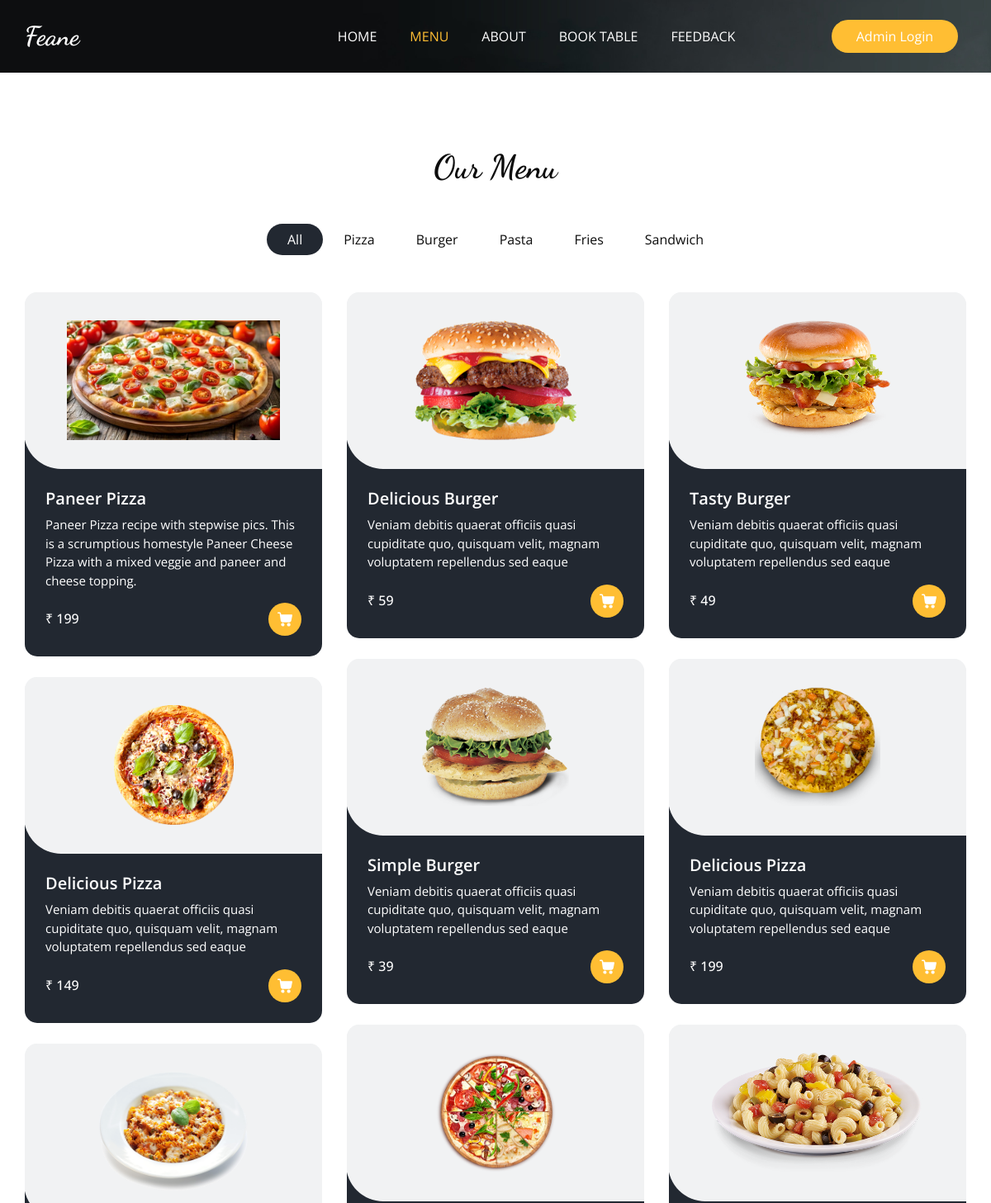
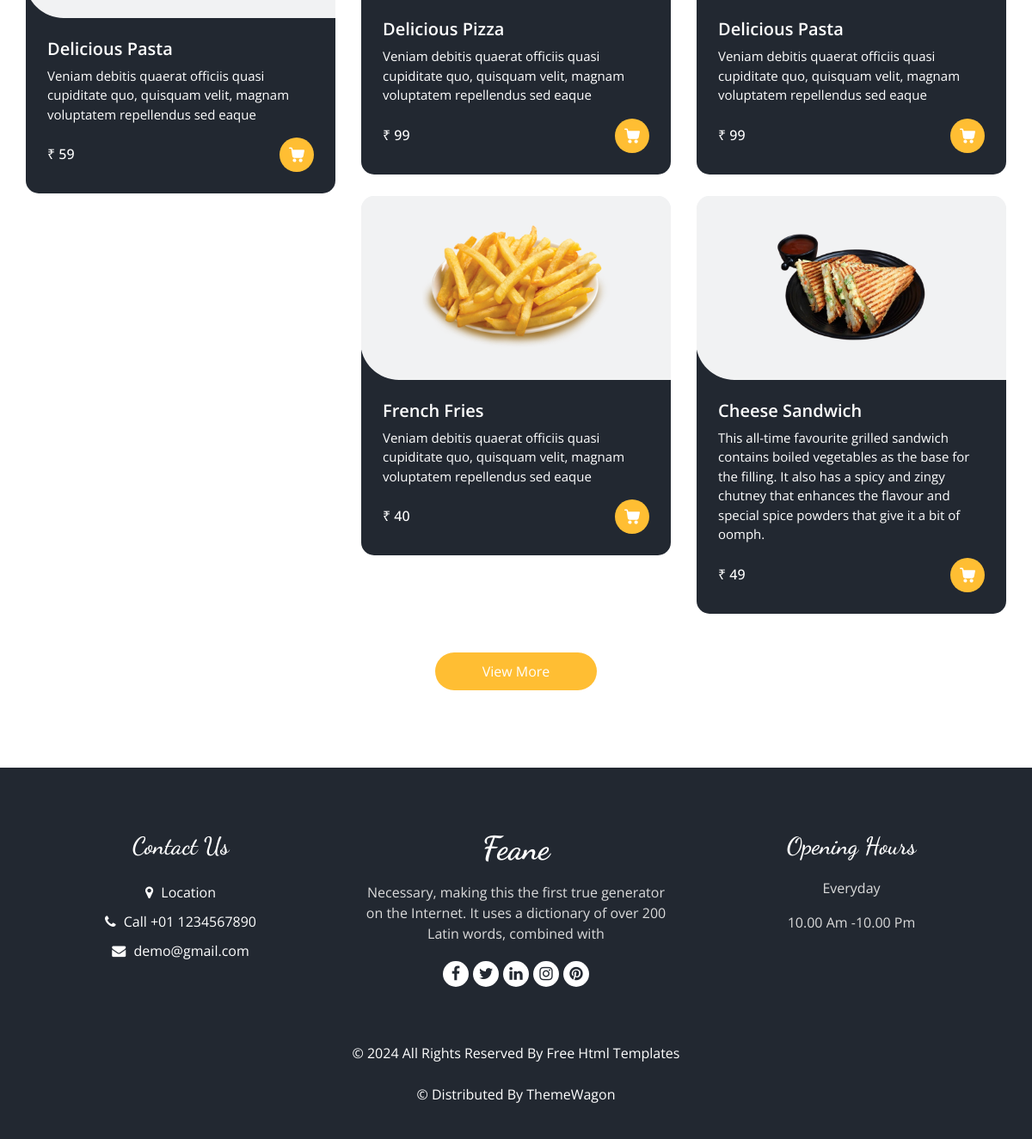
The app's page /menu/ with its own data (2 pictures, top to bottom).
### Base_App/models.py (models this page shows, shortened)
class ItemList(models.Model):
    Category_name = models.CharField(max_length=20)
    def __str__(self):
        return self.Category_name

class Items(models.Model):
    Item_name = models.CharField(max_length=20)
    description = models.TextField(blank=False)
    Price = models.IntegerField()
    category = models.ForeignKey(ItemList, related_name='Name', on_delete=models.CASCADE)
    Image = models.ImageField(upload_to='Item/')

### Base_App/views.py (the view)
# urls.py: path('menu/',MenuView,name="Menu"),
def MenuView(request):
    items = Items.objects.all()
    list = ItemList.objects.all()
    return render(request,'menu.html', {'items': items,'list':list})

### Template/menu.html (shortened to what this page needs)
{% extends "base.html" %}
{% block class %}
    class="sub_page"
{% endblock class %}
{% block menu_status %}active{% endblock menu_status %}
{% block main %}
 <section class="food_section layout_padding">
    <div class="container">
      <div class="heading_container heading_center">
        <h2>
          Our Menu
        </h2>
      </div>
      <ul class="filters_menu">
        <li class="active" data-filter="*">All</li>
        {% for i in list %}
        <li data-filter=".{{i.Category_name}}">{{i.Category_name}}</li>
        {% endfor %}
      </ul>
      <div class="filters-content">
        <div class="row grid">
        {% for j in items %}
          <div class="col-sm-6 col-lg-4 all {{j.category}}">
            <div class="box">
              <div>
                <div class="img-box">
                  <img src="/media/{{j.Image}}" alt="">
                </div>
                <div class="detail-box">
                  <h5>
                    {{j.Item_name}}
                  </h5>
                  <p>
                    {{j.description}}
                  </p>
                  <div class="options">
                    <h6>
                      &#8377; {{j.Price}}
                    </h6>
                    <a href="">
                    </a>
                  </div>
                </div>
              </div>
            </div>
          </div>
          {% endfor %}
        </div>
      </div>
      <div class="btn-box">
        <a href="">
          View More
        </a>
      </div>
    </div>
  </section>
{% endblock main %}

### Template/base.html (shortened to what this page needs)
{% load static %}
<!DOCTYPE html>
<html>
<head>
  <link rel="stylesheet" type="text/css" href="{% static 'css/bootstrap.css' %}" />
  <link rel="stylesheet" type="text/css" href="https://cdnjs.cloudflare.com/ajax/libs/OwlCarousel2/2.3.4/assets/owl.carousel.min.css" />
  <link rel="stylesheet" href="https://cdnjs.cloudflare.com/ajax/libs/jquery-nice-select/1.1.0/css/nice-select.min.css" />
  <link href="{% static 'css/font-awesome.min.css' %}" rel="stylesheet" />
  <link href="{% static 'css/style.css' %}" rel="stylesheet" />
  <link href="{% static 'css/responsive.css' %}" rel="stylesheet" />
</head>
<body {% block class %}{% endblock class %}>
  <div class="hero_area">
    <div class="bg-box">
      <img src="{% static 'images/hero-bg.jpg' %}" alt="">
    </div>
    <header class="header_section">
      <div class="container">
        <nav class="navbar navbar-expand-lg custom_nav-container ">
          <a class="navbar-brand" href="{% url 'Home' %}">
            <span>
              Feane
            </span>
          </a>
          <div class="collapse navbar-collapse" id="navbarSupportedContent">
            <ul class="navbar-nav  mx-auto ">
              <li class="nav-item {% block home_status %}{% endblock home_status %} ">
                <a class="nav-link" href="{% url 'Home' %}">Home <span class="sr-only">(current)</span></a>
              </li>
              <li class="nav-item {% block menu_status %}
              {% endblock menu_status %}">
                <a class="nav-link" href="{% url 'Menu' %}">Menu</a>
              </li>
              <li class="nav-item {% block about_status %}
              {% endblock about_status %}">
                <a class="nav-link" href="{% url 'About' %}">About</a>
              </li>
              <li class="nav-item {% block table_status %}
              {% endblock table_status %}">
                <a class="nav-link" href="{% url 'Book_Table' %}">Book Table</a>
              </li>
              <li class="nav-item {% block feedback_status %}           {% endblock feedback_status %}">
                <a class="nav-link" href="{% url 'Feedback' %}">Feedback</a>
              </li>
            </ul>
            <div class="user_option">
              <a href="/admin" class="order_online">
                Admin Login
              </a>
            </div>
          </div>
        </nav>
      </div>
    </header>
  </div>
  {% block main %}
  {% endblock main  %}
  <footer class="footer_section">
    <div class="container">
      <div class="row">
        <div class="col-md-4 footer-col">
          <div class="footer_contact">
            <h4>
              Contact Us
            </h4>
            <div class="contact_link_box">
              <a href="">
                <i class="fa fa-map-marker" aria-hidden="true"></i>
                <span>
                  Location
                </span>
              </a>
              <a href="">
                <i class="fa fa-phone" aria-hidden="true"></i>
                <span>
                  Call +01 1234567890
                </span>
              </a>
              <a href="">
                <i class="fa fa-envelope" aria-hidden="true"></i>
                <span>
                  demo@gmail.com
                </span>
              </a>
            </div>
          </div>
        </div>
        <div class="col-md-4 footer-col">
          <div class="footer_detail">
            <a href="" class="footer-logo">
              Feane
            </a>
            <p>
              Necessary, making this the first true generator on the Internet. It uses a dictionary of over 200 Latin words, combined with
            </p>
            <div class="footer_social">
              <a href="">
                <i class="fa fa-facebook" aria-hidden="true"></i>
              </a>
              <a href="">
                <i class="fa fa-twitter" aria-hidden="true"></i>
              </a>
              <a href="">
                <i class="fa fa-linkedin" aria-hidden="true"></i>
              </a>
              <a href="">
                <i class="fa fa-instagram" aria-hidden="true"></i>
              </a>
              <a href="">
                <i class="fa fa-pinterest" aria-hidden="true"></i>
              </a>
            </div>
          </div>
        </div>
        <div class="col-md-4 footer-col">
          <h4>
            Opening Hours
          </h4>
          <p>
            Everyday
          </p>
          <p>
            10.00 Am -10.00 Pm
          </p>
        </div>
      </div>
      <div class="footer-info">
        <p>
          &copy; <span id="displayYear"></span> All Rights Reserved By
          <a href="https://html.design/">Free Html Templates</a><br><br>
          &copy;  Distributed By
          <a href="https://themewagon.com/" target="_blank">ThemeWagon</a>
        </p>
      </div>
    </div>
  </footer>
</body>
</html>

### static/css/responsive.css (style rules this page uses)
@media (min-width: 1200px) { .container { max-width: 1170px; } }

### records on screen
ItemList: Category_name "Pizza"
ItemList: Category_name "Burger"
ItemList: Category_name "Pasta"
ItemList: Category_name "Fries"
ItemList: Category_name "Sandwich"
Items: Image (picture), Item_name "Paneer Pizza", description "Paneer Pizza recipe with stepwise pics. This is a scrumptious homestyle Paneer Cheese Pizza with a mixed veggie and paneer and cheese topping.", Price "199"
Items: Image (picture), Item_name "Delicious Burger", description "Veniam debitis quaerat officiis quasi cupiditate quo, quisquam velit, magnam voluptatem repellendus sed eaque", Price "59"
Items: Image (picture), Item_name "Tasty Burger", description "Veniam debitis quaerat officiis quasi cupiditate quo, quisquam velit, magnam voluptatem repellendus sed eaque", Price "49"
Items: Image (picture), Item_name "Simple Burger", description "Veniam debitis quaerat officiis quasi cupiditate quo, quisquam velit, magnam voluptatem repellendus sed eaque", Price "39"
Items: Image (picture), Item_name "Delicious Pizza", description "Veniam debitis quaerat officiis quasi cupiditate quo, quisquam velit, magnam voluptatem repellendus sed eaque", Price "199"
Items: Image (picture), Item_name "Delicious Pizza", description "Veniam debitis quaerat officiis quasi cupiditate quo, quisquam velit, magnam voluptatem repellendus sed eaque", Price "149"
Items: Image (picture), Item_name "Delicious Pizza", description "Veniam debitis quaerat officiis quasi cupiditate quo, quisquam velit, magnam voluptatem repellendus sed eaque", Price "99"
Items: Image (picture), Item_name "Delicious Pasta", description "Veniam debitis quaerat officiis quasi cupiditate quo, quisquam velit, magnam voluptatem repellendus sed eaque", Price "99"
Items: Image (picture), Item_name "Delicious Pasta", description "Veniam debitis quaerat officiis quasi cupiditate quo, quisquam velit, magnam voluptatem repellendus sed eaque", Price "59"
Items: Image (picture), Item_name "French Fries", description "Veniam debitis quaerat officiis quasi cupiditate quo, quisquam velit, magnam voluptatem repellendus sed eaque", Price "40"
Items: Image (picture), Item_name "Cheese Sandwich", description "This all-time favourite grilled sandwich contains boiled vegetables as the base for the filling. It also has a spicy and zingy chutney that enhances the flavour and special spice powders that give it a bit of oomph.", Price "49"
